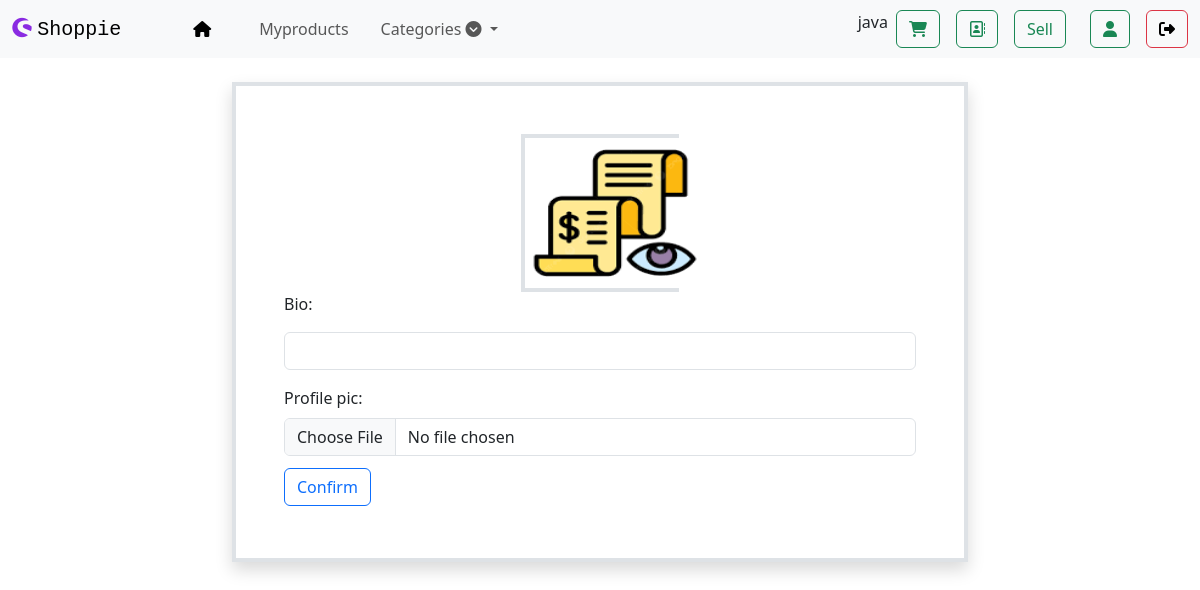
The page /profile_edit/3 (signed in) on the database as committed earlier.
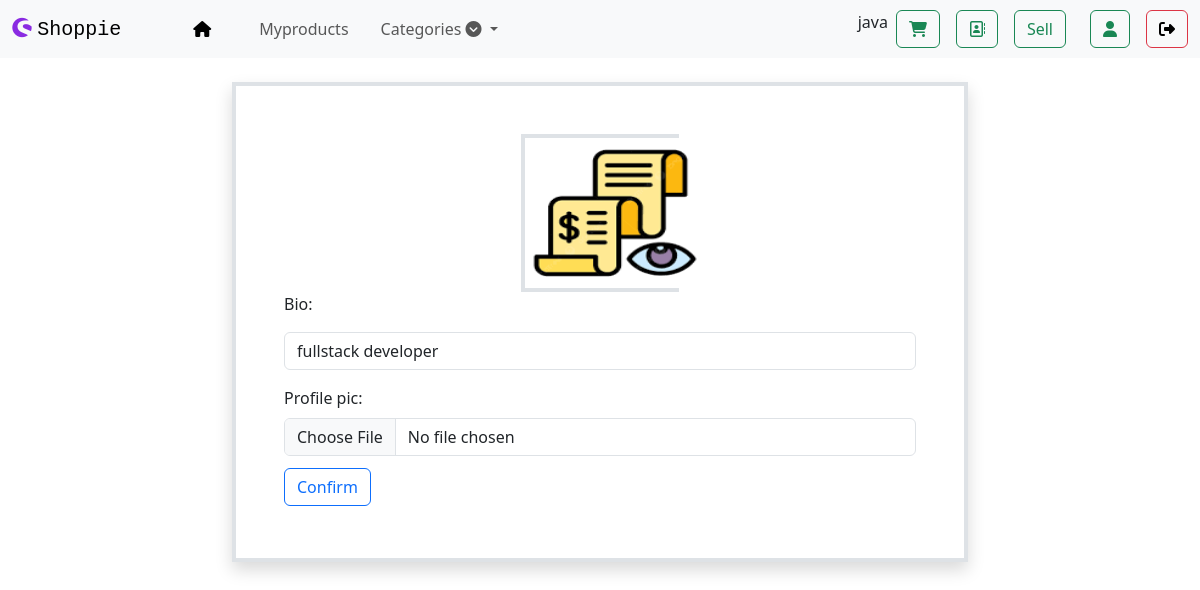
The same page on the database as committed later.
### cart/models.py (models this page shows, shortened)
class UserProfile(models.Model):
    bio = models.CharField(max_length=500,null=True)
    profile_pic = models.ImageField(upload_to="profile_pictures",default="/profile_pictures/default.png")
    user_object = models.OneToOneField(User,on_delete=models.CASCADE,related_name="profile")
    create_date = models.DateTimeField(auto_now=True)
    update_date = models.DateTimeField(auto_now_add=True)
    is_active   = models.BooleanField(default=True)

### cart/views.py (the view)
# urls.py: path("profile_edit/<int:pk>",views.UserProfileUpdateView.as_view(),name="profile"),
class UserProfileUpdateView(UpdateView):
    model = UserProfile
    form_class = UserProfileForm
    template_name = 'cart/profile_edit.html'
    success_url = reverse_lazy("index")

### cart/forms.py
class UserProfileForm(forms.ModelForm):
    class Meta:
        model = UserProfile
        fields = ["bio","profile_pic"]
        widgets = {
            "bio":forms.TextInput(attrs={"class":"form-control my-3"}),
            "profile_pic":forms.FileInput(attrs={"class":"form-control my-2"})
        }

### cart/templates/cart/profile_edit.html (shortened to what this page needs)
{%extends 'cart/base.html'%}
{%block main_block%}
<div class="container">
    <div class="row">
        <div class="col-2"></div>
        <div class="col-8">
            <form action="" method="post" enctype="multipart/form-data" class="border border-4 shadow w-100 p-5 mx-auto mt-4">
                <div class="w-25 h-50  mx-auto  border  border-4 "  >
                    <img src="{{request.user.profile.profile_pic.url}}" alt=""  style="height: 150px; width: 180px;">
                </div>
                {{form}}
                <button class="btn btn-outline-primary my-1" type="submit">Confirm</button>
            </form>
        </div>
        <div class="col-2"></div>
    </div>
</div>
{%endblock%}

Rows that differ between the two databases and show on the page:
changed UserProfile: bio (not shown) → "fullstack developer"
